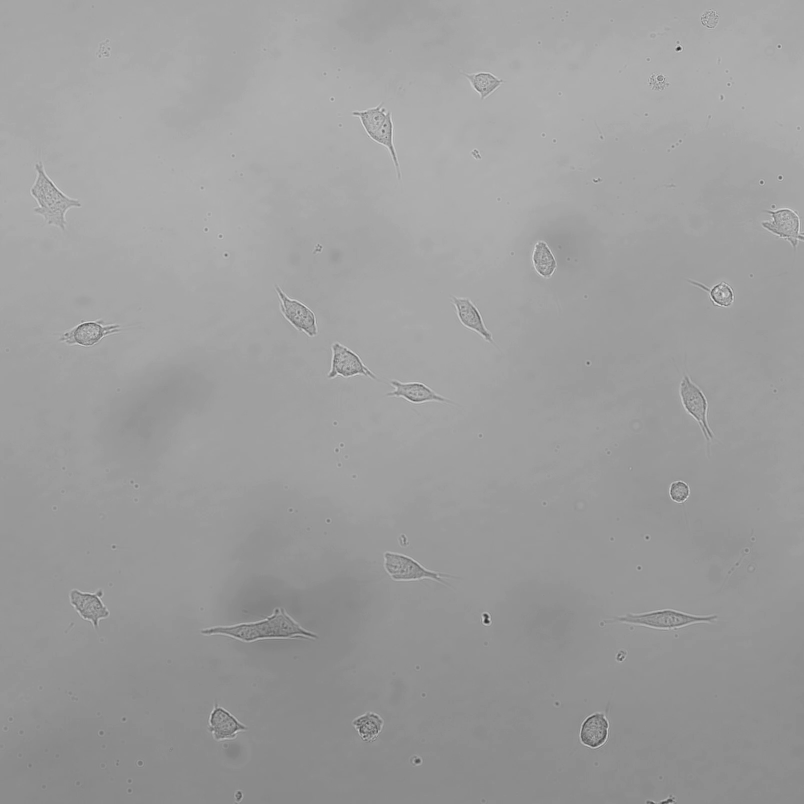
#> input picture data/images/000001.png, 1608 x 1608 px (shown at 1/2 size)
$ python -i segmentation.py   (imports and definitions only)   (older library calls are emulated)
#> lines starting #> are read from the running program, lines starting #| are printed output that depends on the picture; after the words box and inside, x2 and y2 are one past the last pixel; in counts of white or black regions, pixels touching at a corner belong together
import numpy as np
from skimage.morphology import disk
from skimage import data, color, img_as_ubyte, measure, filters, io, morphology

from pathlib import Path
from PIL import Image, ImageOps

from joblib import Parallel, delayed

import warnings
# [1 line not run here, left out]


def mCPU(func, var, n_jobs=20,verbose=10):
    return Parallel(n_jobs=n_jobs, verbose=verbose)(delayed(func)(i) for i in var)

def get_object(DATA, index=1):
    OBS = DATA.copy()
    OBS[OBS!=index] = 0
    return OBS

def normalize(IMAGE, NORM = 1):
    IMAGE = IMAGE-IMAGE.min()
    return IMAGE/IMAGE.max()*NORM

def rem_holes(DATA, th=250,con=1):
    return morphology.remove_small_holes(DATA.astype("bool"),
                                         area_threshold=th,
                                         connectivity=con)
def closing(DATA, DISK = 2):
    return morphology.closing(DATA.astype("bool"),
                              disk(DISK))
def rem_obj(DATA):
    return morphology.remove_small_objects(DATA.astype("bool"))

def get_segments(IMAGE):
    marker = measure.label(IMAGE)
    LABELS = range(marker.max()+1)
    SIZE = []
    for i in LABELS:
        SIZE.append(np.where(marker == i)[0].size)
    sortmask = np.argsort(SIZE)[::-1]
    AREA     = np.asarray(SIZE)[sortmask]
    REGIONS  = np.zeros_like(marker)
    for i in range(marker.max()+1):
        REGIONS[marker == sortmask[i]] = i
    return REGIONS, AREA

def get_segmentation_mask(DATA, THRESH = 0.07, cl_disk = 4,di_disk=2, median=3):

    #Median  = filters.median(C1, selem=disk(median))
    #Foregrnd= np.abs(DATA-Median)
    Foregrnd= DATA.copy()
    Sobel   = normalize(filters.sobel(Foregrnd))
    Mask    = np.zeros_like(DATA).astype(int)

    Mask[Sobel > THRESH]  = 1
    Mask    = rem_obj(Mask)
    Mask    = morphology.dilation(Mask,disk(di_disk), out=None)
    Mask    = closing(Mask,DISK=cl_disk)
    Mask    = rem_holes(Mask)
    return rem_obj(Mask)

def get_segmentation(DATA, THRESH = 0.07, cl_disk = 2,di_disk=2, median=3):
    Mask = get_segmentation_mask(DATA, THRESH, cl_disk,di_disk, median)
    return get_segments(Mask)

def get_all_segs(DATA, THRESH = 0.07, cl_disk = 2,di_disk=2, median=3):
    SEGMENTS, AREAS,S_L,A_L = [],[],[],[]
    for i in DATA:
        SS,AA = get_segmentation(i, THRESH, cl_disk, di_disk, median)
        SEGMENTS.append(list(SS.astype(float)))
        AREAS.append(AA)
        A_L.append(AA[0])
        S = SS.copy()
        S[S>1] =0
        S_L.append(S)

    return np.array(SEGMENTS), np.asarray(S_L) ,AREAS, np.asarray(A_L)

def new_size_filter(LABELS,fsize=400):
    """remove objects with an area less than fsize"""
    UNIS,AREA  = np.unique(LABELS,return_counts=True)
    NEW_LABELS = LABELS.copy()
    for i in range(len(UNIS)):
        if AREA[i] < fsize:
            NEW_LABELS[LABELS==UNIS[i]] = 0
    return NEW_LABELS

def size_filter_SEGS(SEGS,AREA, FRAME, FILTER=400):
    if np.min(AREA[FRAME]) < FILTER:
        AMASK   = list(range(len(AREA[FRAME]))[np.min(np.argwhere(AREA[FRAME] < FILTER)):])
        SMALLS  = np.isin(SEGS[FRAME].copy(), AMASK)
        NEW_SEG = SEGS[FRAME].copy()
        NEW_SEG[SMALLS] = 0
        return NEW_SEG
    else:
        return SEGS[FRAME]

>>> import cv2
>>> picture = cv2.imread('../data/images/000001.png', cv2.IMREAD_GRAYSCALE)
#> picture is the input picture: shape (1608, 1608); min 26, max 231, mean 157.1
>>> result = get_segmentation(picture)
#> in normalize, `IMAGE = IMAGE-IMAGE.min()`:
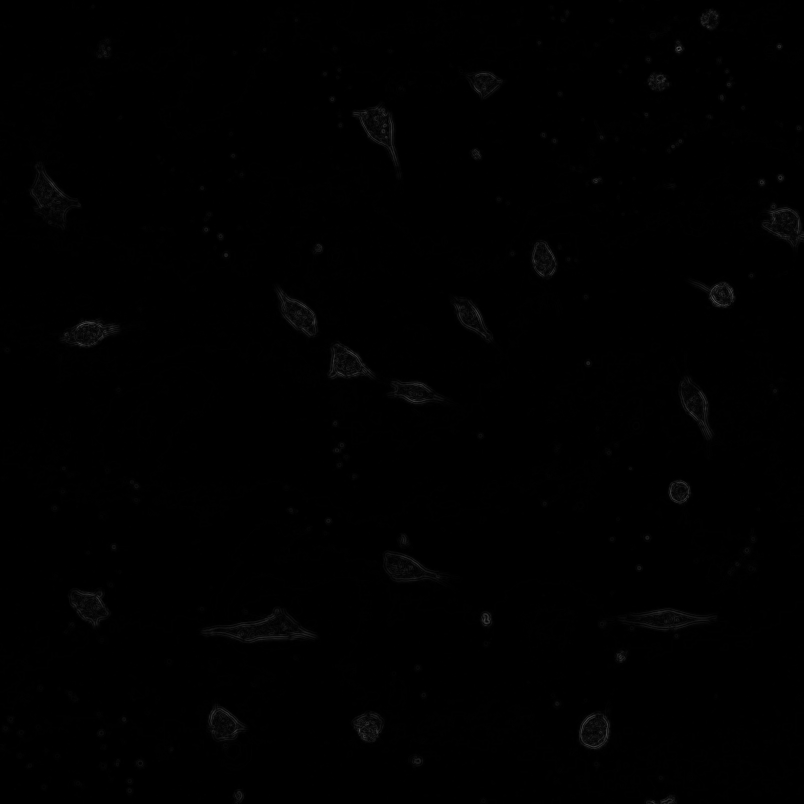
#> IMAGE: shape (1608, 1608) float64 (shown at 1/2 size); min 0, max 0.366, mean 0.00329
#> in get_segmentation, `Mask = get_segmentation_mask(DATA, THRESH, cl_disk,di_disk, median)`:
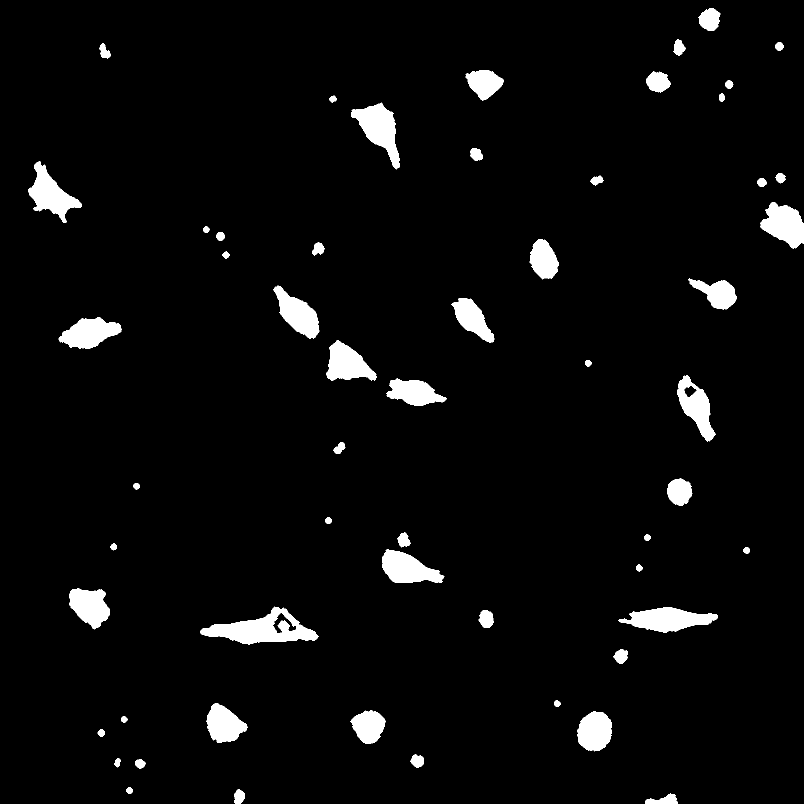
#> Mask: shape (1608, 1608) bool (shown at 1/2 size); 4% white; 56 white regions, largest, box (x1, y1, x2, y2) and area: (400, 1213, 637, 1289) 8297, (1237, 1214, 1436, 1266) 5885, (702, 205, 800, 339) 5840
#> in get_segments, `marker = measure.label(IMAGE)`:
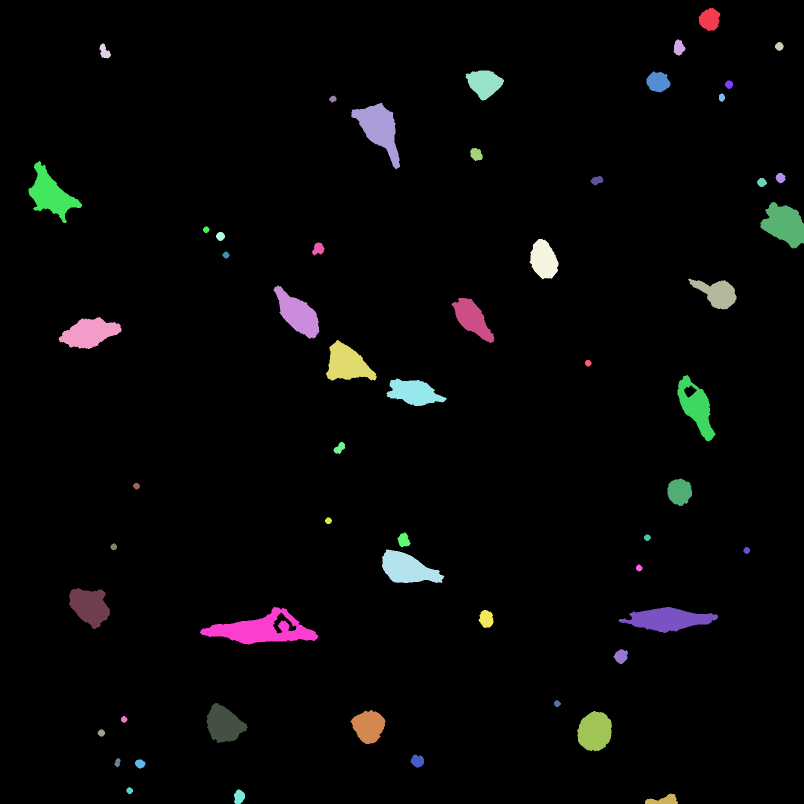
#> marker: shape (1608, 1608) int32 (shown at 1/2 size); 57 distinct labels, from 0 to 56; one colour per label, 0 black
#> after the loop in get_segments, `for i in range(marker.max()+1):`:
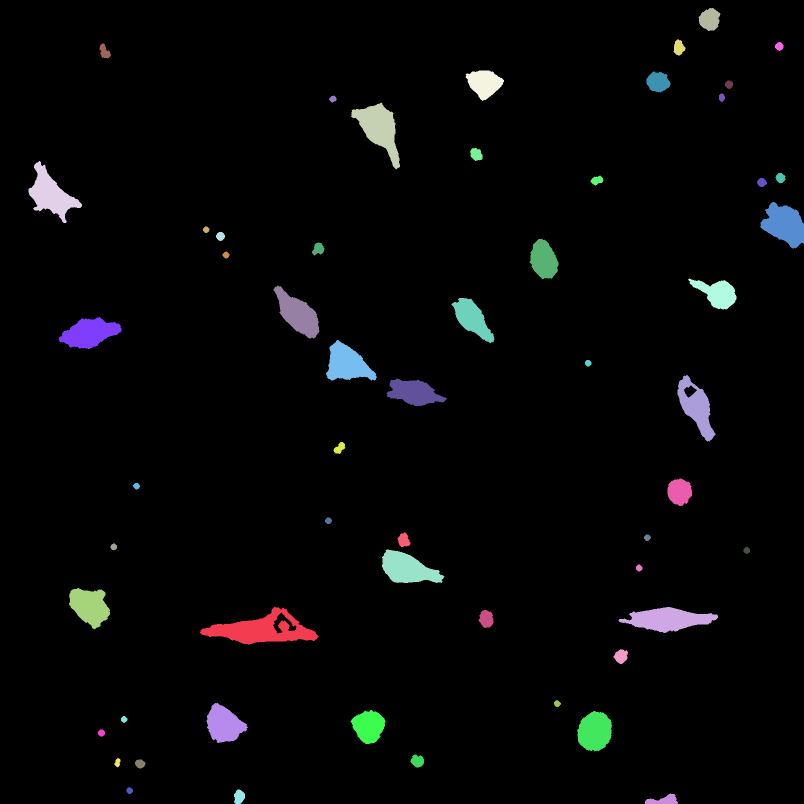
#> REGIONS: shape (1608, 1608) int32 (shown at 1/2 size); 57 distinct labels, from 0 to 56; one colour per label, 0 black
